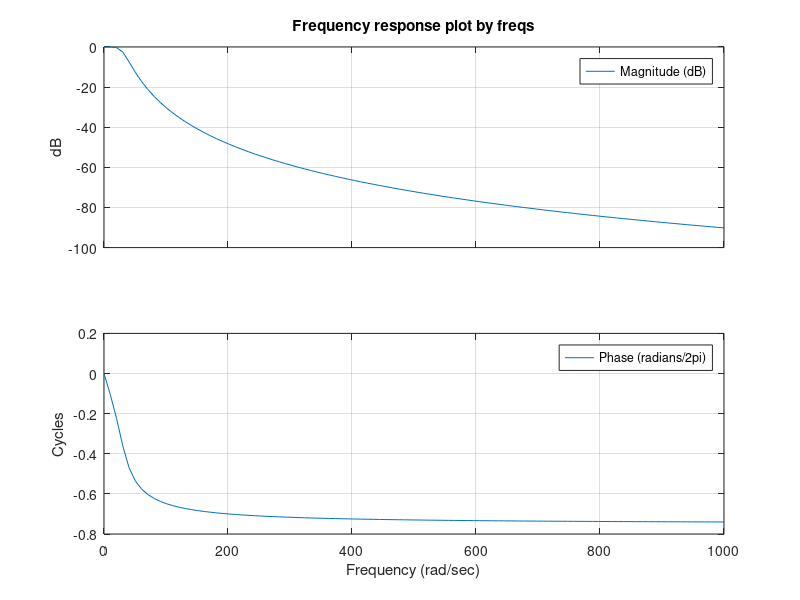

Write MATLAB code to recreate this figure. (Note: this script raises an error after producing the figure.)

clear
clc

wc=10*pi; % cutoff freq
N=3; % order of the filter
k=[0:2*N-1]; 

ang_sp=pi*(2*k+1)/(2*N)+pi/2;
sp=wc*exp(j*ang_sp);

% to get the list of stable and causal the poles needed to be in left half
% plane 
csp=sp(real(sp)<=0);

% if we know the roots then we can get the polynomial by using poly
% here D represent a polynomial with cooeficients for s^3, s^2, s^1,
% S^0
Ds=poly(csp);

% now for s=1 we want abs(H)=1 hence Ns will be whatever the cooef of s^0
% is
Ns=Ds(end);

w=linspace(0,1000);

[z3,p3,k3]=butter(3,wc,'s');

z3,p3,k3
Ns
Ds

figure(1)
clf

freqs(Ns,Ds,w);

figure(2)
clf

bode(Ns,Ds);

return
